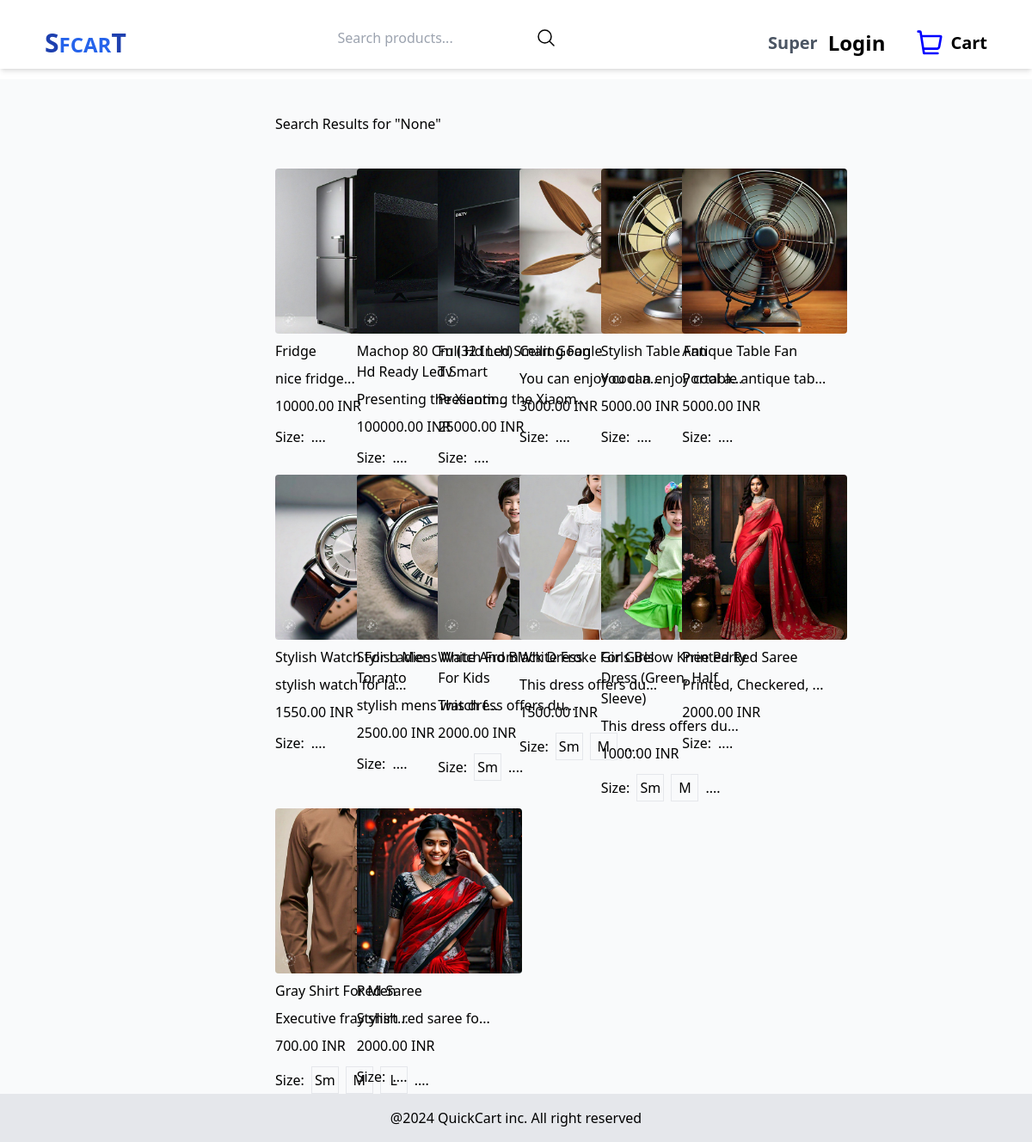
Page /products/search/ (signed in) on the committed database.
### products/models.py (models this page shows, shortened)
class Product(models.Model):
    SIZE = [
        ('sm','SM'),
        ('m','M'),
        ('l','L'),
        ('xl','XL'),
        ('xxl','2XL'),
    ]
    category = models.ForeignKey(Category, on_delete=models.PROTECT, related_name='products')
    name = models.CharField(max_length=255)
    slug = models.SlugField(max_length=250, unique=True)
    description = models.TextField(blank=True)
    price = models.DecimalField(max_digits=10, decimal_places=2)
    discount = models.DecimalField(max_digits=5, decimal_places=2, default=0.00)
    available = models.BooleanField(default=True)
    quantity = models.PositiveIntegerField(default=1)
    created_at = models.DateTimeField(auto_now_add=True)
    updated_at = models.DateTimeField(auto_now=True)
    tags = models.ManyToManyField('Tag', blank=True, related_name='products')
    rating = models.DecimalField(max_digits=3, decimal_places=2, default=0.0)
    review_count = models.PositiveIntegerField(default=0)
    class Meta:
        verbose_name_plural = 'Products'
        ordering = ['-created_at']

class ProductImages(models.Model):
    product = models.ForeignKey(Product, on_delete=models.CASCADE, related_name='product_images')
    product_image = models.ImageField(upload_to='product/product_images', blank=True, null=True)

class ProductSize(models.Model):
    SIZE = [
        ('sm', 'SM'),
        ('m', 'M'),
        ('l', 'L'),
        ('xl', 'XL'),
        ('xxl', '2XL'),
    ]
    product = models.ForeignKey(Product, on_delete=models.CASCADE, related_name='available_sizes')
    size = models.CharField(max_length=10, choices=SIZE)

### products/views.py (the view)
# urls.py: path('search/', search_products, name='search_products'),
def search_products(request):
    query = request.GET.get('q')
    products = Product.objects.all()  # Get all products
    if query:
        products = products.filter(
            Q(name__icontains=query) |  # Use Q directly
            Q(description__icontains=query) |
            Q(tags__name__icontains=query)
        ).distinct()  # Use distinct to avoid duplicates if a product has multiple tags
    context = {
        'products': products,
        'query': query,
    }
    return render(request, 'category/search_results.html', context)

### products/templates/category/search_results.html (shortened to what this page needs)
{% extends "base.html" %}
{% block content %}
    <h1 class="mx-80 pt-10">Search Results for "{{ query }}"</h1>
    {% if products %}
    <div class="grid grid-cols-6 gap-2 mx-80 pt-10">
        {% for product in products %}
            <a href="{% url 'products:product_detail' product.id %}">
                <div class="w-48 flex flex-col gap-2 transition ease-in-out delay-150 hover:shadow-md hover:scale-105 duration-200">
                    {% if product.product_images.first %}
                    <div class="w-full rounded-md">
                        <img class="rounded" src="{{product.product_images.first.product_image.url}}" alt="{{product.name}}">
                    </div>
                    {% else %}
                    <p>Image is not available</p>
                    {% endif %}
                    <h2>{{product.name|title }}</h2>
                    <p>{{ product.description|slice:":20" }}...</p>
                    <p>{{product.price}} INR</p>
                    <div class="flex gap-2 items-center pt-1">
                        <h4>Size: </h4>
                        {% for size in product.available_sizes.all|slice:":3" %}
                            <div class="w-8 h-8 border hover:bg-gray-100 flex justify-center items-center">
                                <p >{{size.size|title}}</p>
                            </div>
                        {% endfor  %}
                        ....
                    </div>
                </div>
            </a>
        {% endfor %}
        {% else %}
            <p class="mx-80 pt-10">No products found.</p>
        {% endif %}
    </div>
{% endblock %}

### templates/includes/navbar.html (shortened to what this page needs)
<nav class="flex justify-between px-10 mt-5">
    <a href="{% url 'products:product_main_page' %}" class="font-bold text-2xl text-blue-600">
        <span class="text-blue-800 text-3xl">S</span>FCAR<span class="text-3xl text-blue-800">T</span>
    </a>
    <form action="{% url 'products:search_products' %}" method="GET">
        <div class="flex justify-center items-center gap-0">
            <input type="text" name="q" placeholder="Search products..." required>
        <button type="submit">
            <svg xmlns="http://www.w3.org/2000/svg" fill="none" viewBox="0 0 24 24" stroke-width="1.5" stroke="currentColor" class="size-6">
                <path stroke-linecap="round" stroke-linejoin="round" d="m21 21-5.197-5.197m0 0A7.5 7.5 0 1 0 5.196 5.196a7.5 7.5 0 0 0 10.607 10.607Z" />
              </svg>
        </button>
        </div>
    </form>
    <div class="flex gap-3 items-center">
        {% if user.is_authenticated %}
        <p class="text-gray-600 font-semibold text-xl">{{user.username|title}}</p>
        {%endif%}
        <a href="{% url 'user:user_login' %}" class="text-2xl font-semibold mr-6">Login</a>
    <a href="{% url 'cart:cart_items' %}" class="flex items-center gap-2">
            <label class='text-xl font-semibold' for="">Cart</label>
    </a>
    </div>
</nav>

### rows in the picture
Product: name "Fridge", description "nice fridge", price "10000.00"
Product: name "Machop 80 Cm (32 Inch) Hd Ready Led Smart", description "Presenting the Xiaom", price "100000.00"
Product: name "Full Hd Led Smart Google Tv", description "Presenting the Xiaom", price "25000.00"
Product: name "Ceiling Fan", description "You can enjoy cool a", price "3000.00"
Product: name "Stylish Table Fan", description "You can enjoy cool a", price "5000.00"
Product: product_images.first.product_image (picture), name "Antique Table Fan", description "Portable antique tab", price "5000.00"
Product: name "Stylish Watch For Ladies", description "stylish watch for la", price "1550.00"
Product: name "Stylish Mens Watch From Toranto", description "stylish mens watch f", price "2500.00"
Product: name "White And Black Dress For Kids", description "This dress offers du", price "2000.00"
ProductSize: size "Sm"
Product: name "White Froke For Girls", description "This dress offers du", price "1500.00"
ProductSize: size "Sm"
ProductSize: size "M"
Product: name "Girls Below Knee Party Dress (Green, Half Sleeve)", description "This dress offers du", price "1000.00"
ProductSize: size "Sm"
ProductSize: size "M"
Product: product_images.first.product_image (picture), name "Printed Red Saree", description "Printed, Checkered,", price "2000.00"
Product: name "Gray Shirt For Men", description "Executive fray shirt", price "700.00"
ProductSize: size "Sm"
ProductSize: size "M"
ProductSize: size "L"
Product: product_images.first.product_image (picture), name "Red-Saree", description "Stylish red saree fo", price "2000.00"

### other values in the picture
{{ user.username|title }} "Super"
{{ query }} "None"
